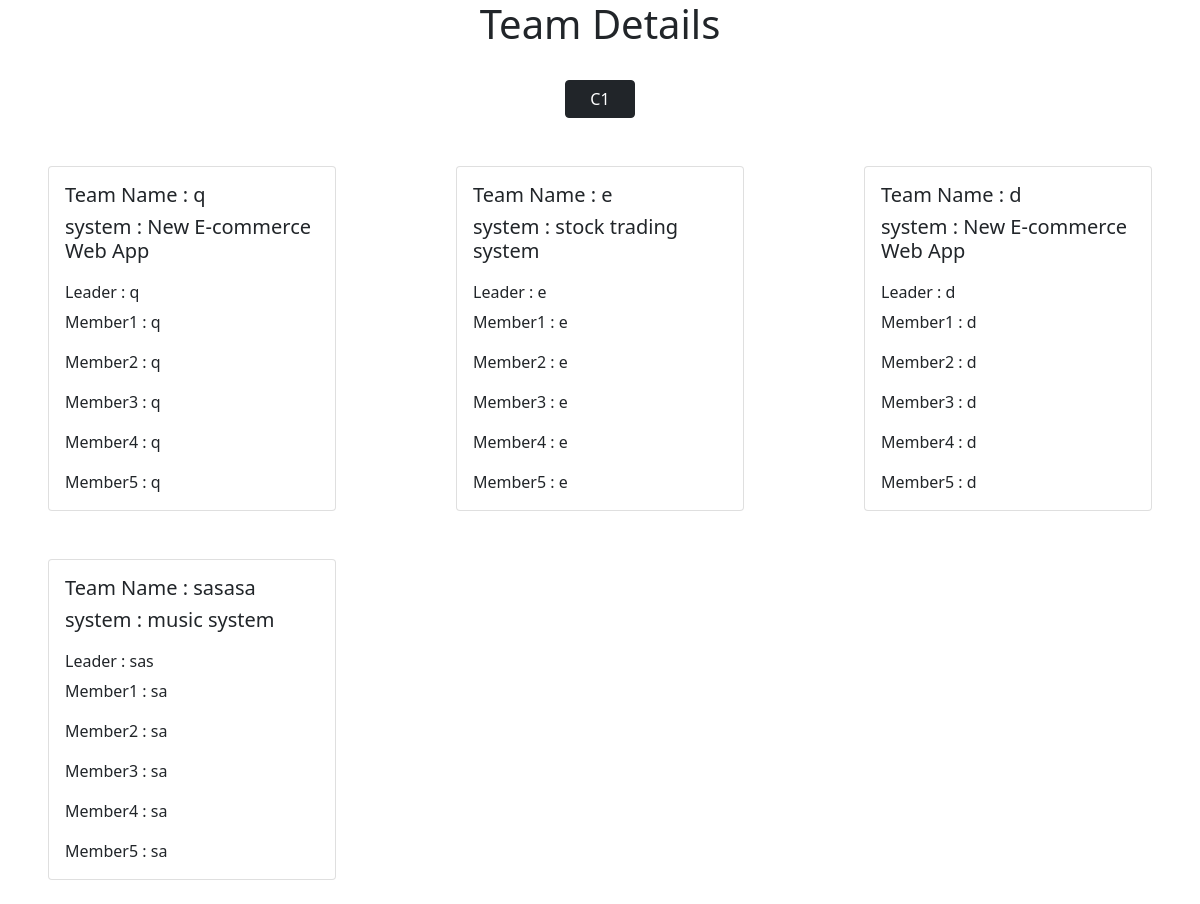
Page /show/ on the committed database.
### SystemSelector/models.py (models this page shows, shortened)
class Group(models.Model):
    project_system = models.ForeignKey(System, on_delete=models.CASCADE)
    name = models.CharField(max_length=400)
    Subgroup = models.CharField(max_length=10)
    leader = models.CharField(max_length=200)
    member_name_1 = models.CharField(max_length=200)
    member_name_2 = models.CharField(max_length=200)
    member_name_3 = models.CharField(max_length=200)
    member_name_4 = models.CharField(max_length=200)
    member_name_5 = models.CharField(max_length=200)

class System(models.Model):
    name = models.CharField(max_length=400, unique=True)
    taken = models.BooleanField()
    def __str__(self):
        return self.name

### SystemSelector/views.py (the view)
# urls.py: path('show/', views.show),
def show(request):
    allGroup = Group.objects.all()
    c1 = []
    c2 = []
    for grp in allGroup:
        if grp.Subgroup == 'C1':
            c1.append(grp)
        else:
            c2.append(grp)
    constraints = {
        'c1':c1,
        'c2':c2
    }
    return render(request, 'show.html', constraints)

### templates/show.html (shortened to what this page needs)
{% load static %}
<!DOCTYPE html>
<html lang="en">
<head>
    <link href="https://cdn.jsdelivr.net/npm/bootstrap@5.0.0-beta1/dist/css/bootstrap.min.css" rel="stylesheet">
    <link rel="stylesheet" href="{% static 'css/style.css' %}">
</head>
<body>
    <center>
        <h1>Team Details</h1>
        <button onclick=show() id="toggle" class="btn btn-dark m-4 px-4">C1</button>
        <br>
    </center>
        <div class="row" id="C1">
            {% for grp in c1 %}
            <div class="col-lg-4 col-md-6">
            <div class="card mx-auto my-4" style="width: 18rem;">
                <div class="card-body">
                  <h5 class="card-title">Team Name : {{grp.name}}</h5>
                  <h5 class="card-title mb-4">system : {{grp.project_system}}</h5>
                  <h6 class="card-subtitle mb-2">Leader : {{ grp.leader }}</h6>
                  <p class="card-text">Member1 : {{ grp.member_name_1 }}</p>
                  <p class="card-text">Member2 : {{ grp.member_name_2 }}</p>
                  <p class="card-text">Member3 : {{ grp.member_name_3 }}</p>
                  <p class="card-text">Member4 : {{ grp.member_name_4 }}</p>
                  <p class="card-text">Member5 : {{ grp.member_name_5 }}</p>
                </div>
            </div>
            </div>
            {% endfor %}
        </div>
</body>
</html>

### rows in the picture
Group: name "q", project_system "New E-commerce Web App", leader "q", member_name_1 "q", member_name_2 "q", member_name_3 "q", member_name_4 "q", member_name_5 "q"
Group: name "e", project_system "stock trading system", leader "e", member_name_1 "e", member_name_2 "e", member_name_3 "e", member_name_4 "e", member_name_5 "e"
Group: name "d", project_system "New E-commerce Web App", leader "d", member_name_1 "d", member_name_2 "d", member_name_3 "d", member_name_4 "d", member_name_5 "d"
Group: name "sasasa", project_system "music system", leader "sas", member_name_1 "sa", member_name_2 "sa", member_name_3 "sa", member_name_4 "sa", member_name_5 "sa"
